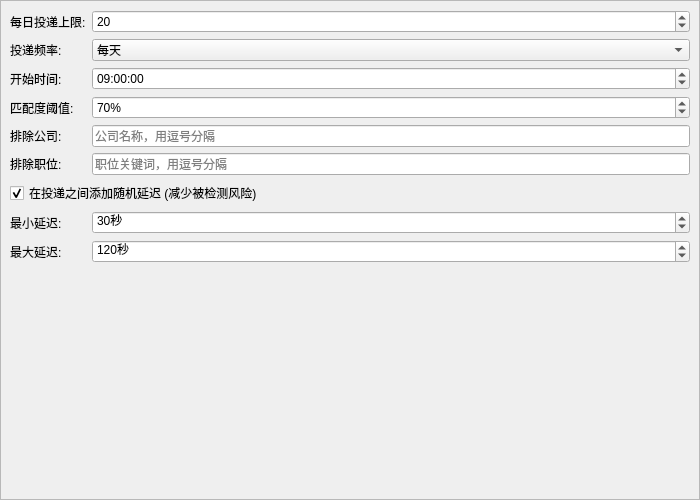
<?xml version="1.0" encoding="UTF-8"?>
<ui version="4.0">
 <class>GeneralSettingsPageWidget</class>
 <widget class="QWidget" name="GeneralSettingsPageWidget">
  <property name="geometry">
   <rect>
    <x>0</x>
    <y>0</y>
    <width>700</width>
    <height>500</height>
   </rect>
  </property>
  <property name="windowTitle">
   <string>通用设置</string>
  </property>
  <layout class="QVBoxLayout" name="pageVerticalLayout">
   <property name="leftMargin">
    <number>0</number>
   </property>
   <property name="topMargin">
    <number>0</number>
   </property>
   <property name="rightMargin">
    <number>0</number>
   </property>
   <property name="bottomMargin">
    <number>0</number>
   </property>
   <item>
    <widget class="QScrollArea" name="scrollArea">
     <property name="widgetResizable">
      <bool>true</bool>
     </property>
     <widget class="QWidget" name="scrollAreaWidgetContents_general">
      <property name="geometry">
       <rect>
        <x>0</x>
        <y>0</y>
        <width>698</width>
        <height>498</height>
       </rect>
      </property>
      <layout class="QFormLayout" name="generalFormLayout">
       <item row="0" column="0">
        <widget class="QLabel" name="dailyLimitLabel">
         <property name="text">
          <string>每日投递上限:</string>
         </property>
        </widget>
       </item>
       <item row="0" column="1">
        <widget class="QSpinBox" name="dailyLimitSpin">
         <property name="minimum">
          <number>1</number>
         </property>
         <property name="maximum">
          <number>100</number>
         </property>
         <property name="value">
          <number>20</number>
         </property>
        </widget>
       </item>
       <item row="1" column="0">
        <widget class="QLabel" name="frequencyLabel">
         <property name="text">
          <string>投递频率:</string>
         </property>
        </widget>
       </item>
       <item row="1" column="1">
        <widget class="QComboBox" name="frequencyCombo">
         <item>
          <property name="text">
           <string>每天</string>
          </property>
         </item>
         <item>
          <property name="text">
           <string>每2天</string>
          </property>
         </item>
         <item>
          <property name="text">
           <string>每周</string>
          </property>
         </item>
         <item>
          <property name="text">
           <string>每月</string>
          </property>
         </item>
        </widget>
       </item>
       <item row="2" column="0">
        <widget class="QLabel" name="startTimeLabel">
         <property name="text">
          <string>开始时间:</string>
         </property>
        </widget>
       </item>
       <item row="2" column="1">
        <widget class="QTimeEdit" name="startTimeEdit">
         <property name="time">
          <time>
           <hour>9</hour>
           <minute>0</minute>
           <second>0</second>
          </time>
         </property>
        </widget>
       </item>
       <item row="3" column="0">
        <widget class="QLabel" name="thresholdLabel">
         <property name="text">
          <string>匹配度阈值:</string>
         </property>
        </widget>
       </item>
       <item row="3" column="1">
        <widget class="QSpinBox" name="thresholdSpin">
         <property name="suffix">
          <string>%</string>
         </property>
         <property name="minimum">
          <number>50</number>
         </property>
         <property name="maximum">
          <number>100</number>
         </property>
         <property name="value">
          <number>70</number>
         </property>
        </widget>
       </item>
       <item row="4" column="0">
        <widget class="QLabel" name="excludeCompanyLabel">
         <property name="text">
          <string>排除公司:</string>
         </property>
        </widget>
       </item>
       <item row="4" column="1">
        <widget class="QLineEdit" name="excludeCompanyInput">
         <property name="placeholderText">
          <string>公司名称，用逗号分隔</string>
         </property>
        </widget>
       </item>
       <item row="5" column="0">
        <widget class="QLabel" name="excludeTitleLabel">
         <property name="text">
          <string>排除职位:</string>
         </property>
        </widget>
       </item>
       <item row="5" column="1">
        <widget class="QLineEdit" name="excludeTitleInput">
         <property name="placeholderText">
          <string>职位关键词，用逗号分隔</string>
         </property>
        </widget>
       </item>
       <item row="6" column="0" colspan="2">
        <widget class="QCheckBox" name="randomDelayCheck">
         <property name="text">
          <string>在投递之间添加随机延迟 (减少被检测风险)</string>
         </property>
         <property name="checked">
          <bool>true</bool>
         </property>
        </widget>
       </item>
       <item row="7" column="0">
        <widget class="QLabel" name="minDelayLabel">
         <property name="text">
          <string>最小延迟:</string>
         </property>
        </widget>
       </item>
       <item row="7" column="1">
        <widget class="QSpinBox" name="minDelaySpin">
         <property name="suffix">
          <string>秒</string>
         </property>
         <property name="minimum">
          <number>5</number>
         </property>
         <property name="maximum">
          <number>300</number>
         </property>
         <property name="value">
          <number>30</number>
         </property>
        </widget>
       </item>
       <item row="8" column="0">
        <widget class="QLabel" name="maxDelayLabel">
         <property name="text">
          <string>最大延迟:</string>
         </property>
        </widget>
       </item>
       <item row="8" column="1">
        <widget class="QSpinBox" name="maxDelaySpin">
         <property name="suffix">
          <string>秒</string>
         </property>
         <property name="minimum">
          <number>10</number>
         </property>
         <property name="maximum">
          <number>600</number>
         </property>
         <property name="value">
          <number>120</number>
         </property>
        </widget>
       </item>
      </layout>
     </widget>
    </widget>
   </item>
  </layout>
 </widget>
 <resources/>
 <connections/>
</ui>
